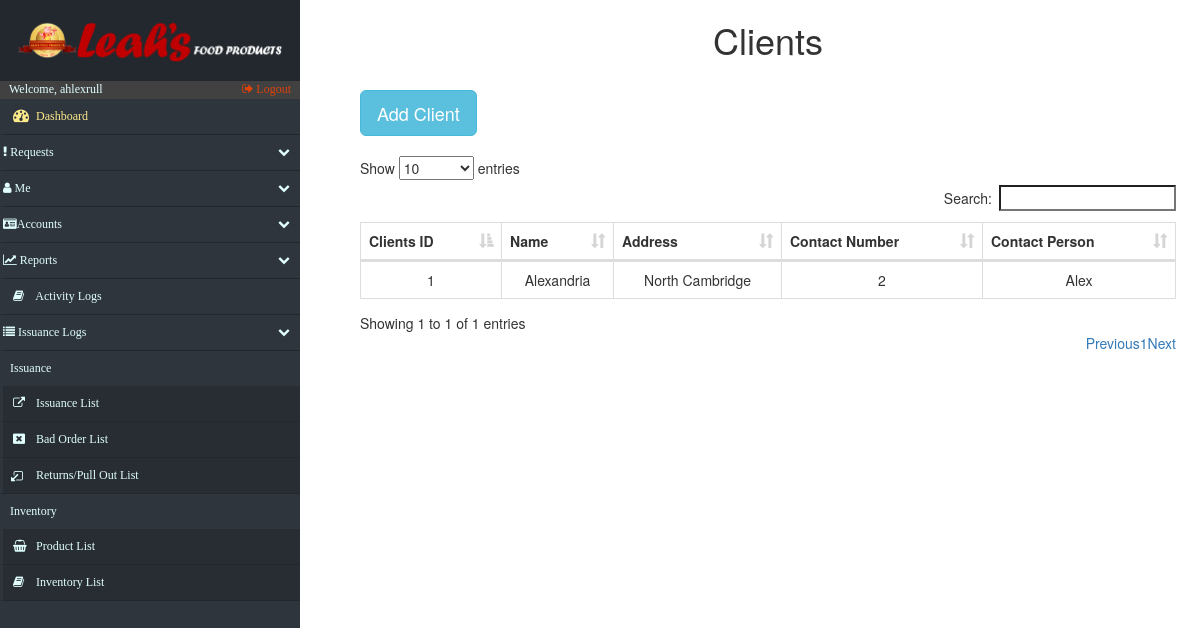
The app's page /accounts_Clients.php (signed in), older data.
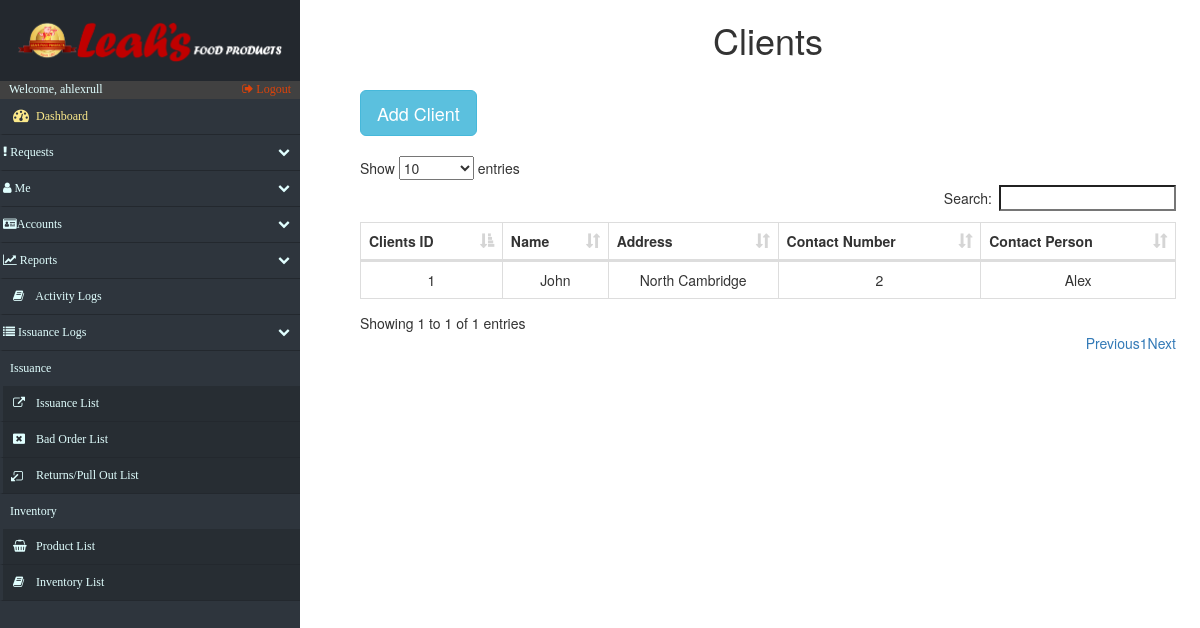
The same page, newer data.
### tables this page shows
CREATE TABLE `clients` (
  `c_id` int(15) NOT NULL,
  `c_name` varchar(20) NOT NULL,
  `c_address` varchar(20) NOT NULL,
  `c_contact_no` int(20) NOT NULL,
  `c_contact_person` varchar(20) NOT NULL,
  `c_location` varchar(50) DEFAULT NULL
);

### accounts_Clients.php (the view, shortened to what the changed rows need)
<!DOCTYPE html>
<html lang="en">
<head>
    <?php include('fragments/config.php') ?>
    <link rel="stylesheet" href="https://maxcdn.bootstrapcdn.com/bootstrap/3.3.7/css/bootstrap.min.css">
    <link href="src/css/datatables.css" rel="stylesheet">
    <link href="//maxcdn.bootstrapcdn.com/font-awesome/4.2.0/css/font-awesome.min.css" rel="stylesheet">
    <link href="src/css/sidebar.css" rel="stylesheet">
    <link href="src/css/custom.css" rel="stylesheet">
</head>
<body>
    <div id="page-content-wrapper">
        <div class="containers">
            <table class="table table-striped table-bordered">
                <h1 align="center">Clients</h1>
            </table>
            <?php
							$retrieve = ("SELECT c_id, c_name, c_address, c_contact_no, c_contact_person FROM clients");
							$results = mysqli_query($db, $retrieve);
						?>
                <table id="datatables" class="table table-hover table-bordered dataTable" cellspacing="0" width="100%" role="grid" aria-describedby="myTable_info" style="width: 100%;">
                    <thead>
                        <tr>
                            <th>Clients ID</th>
                            <th>Name</th>
                            <th>Address</th>
                            <th>Contact Number</th>
                            <th>Contact Person</th>
                        </tr>
                    </thead>
                    <tbody>
                        <?php
							foreach ($results as $data):
						?>
                            <tr>
                                <td data-title="clientID">
                                    <?php echo $data["c_id"]; ?>
                                </td>
                                <td data-title="c_name">
                                    <?php echo $data["c_name"]; ?>
                                </td>
                                <td data-title="c_address">
                                    <?php echo $data["c_address"]; ?>
                                </td>
                                <td data-title="c_contact_no">
                                    <?php echo $data["c_contact_no"]; ?>
                                </td>
                                <td data-title="c_contact_person">
                                    <?php echo $data["c_contact_person"]; ?>
                                </td>
                            </tr>
                            <?php
							endforeach;
						?>
                    </tbody>
                </table>
        </div>
    </div>
</body>
</html>

Row changes from the older to the newer data that the page shows:
changed clients "North Cambridge": c_name "Alexandria" → "John"
